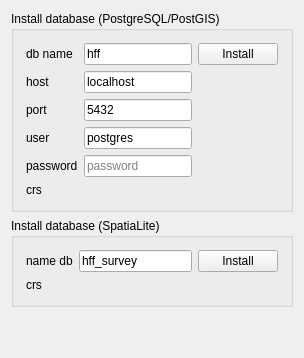
     <widget class="QWidget" name="tab_2">
      <attribute name="title">
       <string>Install layers</string>
      </attribute>
      <layout class="QGridLayout" name="gridLayout_9">
       <item row="0" column="0">
        <widget class="QgsCollapsibleGroupBox" name="groupBox">
         <property name="title">
          <string>Install database (PostgreSQL/PostGIS)</string>
         </property>
         <layout class="QGridLayout" name="gridLayout_7">
          <property name="leftMargin">
           <number>12</number>
          </property>
          <property name="topMargin">
           <number>12</number>
          </property>
          <property name="rightMargin">
           <number>12</number>
          </property>
          <property name="bottomMargin">
           <number>12</number>
          </property>
          <item row="0" column="0">
           <layout class="QGridLayout" name="gridLayout_3">
            <item row="4" column="0">
             <widget class="QLabel" name="label_32">
              <property name="toolTip">
               <string>&lt;html&gt;&lt;head/&gt;&lt;body&gt;&lt;p&gt;&lt;span style=&quot; font-size:10pt;&quot;&gt;puoi inserire il numero di porta differente&lt;/span&gt;&lt;/p&gt;&lt;/body&gt;&lt;/html&gt;</string>
              </property>
              <property name="text">
               <string>password</string>
              </property>
             </widget>
            </item>
            <item row="2" column="1">
             <widget class="QLineEdit" name="lineEdit_port_db">
              <property name="text">
               <string>5432</string>
              </property>
              <property name="placeholderText">
               <string>port (5432)</string>
              </property>
             </widget>
            </item>
            <item row="0" column="3">
             <widget class="QPushButton" name="pushButton_crea_database">
              <property name="enabled">
               <bool>true</bool>
              </property>
              <property name="text">
               <string>Install</string>
              </property>
             </widget>
            </item>
            <item row="5" column="0">
             <widget class="QLabel" name="label_8">
              <property name="text">
               <string>crs</string>
              </property>
             </widget>
            </item>
            <item row="3" column="0">
             <widget class="QLabel" name="label_31">
              <property name="toolTip">
               <string>&lt;html&gt;&lt;head/&gt;&lt;body&gt;&lt;p&gt;&lt;span style=&quot; font-size:10pt;&quot;&gt;puoi inserire il numero di porta differente&lt;/span&gt;&lt;/p&gt;&lt;/body&gt;&lt;/html&gt;</string>
              </property>
              <property name="text">
               <string>user</string>
              </property>
             </widget>
            </item>
            <item row="5" column="1">
             <widget class="QgsProjectionSelectionWidget" name="selectorCrsWidget" native="true"/>
            </item>
            <item row="4" column="1">
             <widget class="QLineEdit" name="lineEdit_db_passwd">
              <property name="text">
               <string/>
              </property>
              <property name="echoMode">
               <enum>QLineEdit::Password</enum>
              </property>
              <property name="placeholderText">
               <string>password</string>
              </property>
             </widget>
            </item>
            <item row="2" column="0">
             <widget class="QLabel" name="label_15">
              <property name="toolTip">
               <string>&lt;html&gt;&lt;head/&gt;&lt;body&gt;&lt;p&gt;&lt;span style=&quot; font-size:10pt;&quot;&gt;puoi inserire il numero di porta differente&lt;/span&gt;&lt;/p&gt;&lt;/body&gt;&lt;/html&gt;</string>
              </property>
              <property name="text">
               <string>port</string>
              </property>
             </widget>
            </item>
            <item row="3" column="1">
             <widget class="QLineEdit" name="lineEdit_db_user">
              <property name="text">
               <string>postgres</string>
              </property>
              <property name="placeholderText">
               <string>user</string>
              </property>
             </widget>
            </item>
            <item row="0" column="1">
             <widget class="QLineEdit" name="lineEdit_dbname">
              <property name="inputMethodHints">
               <set>Qt::ImhNone</set>
              </property>
              <property name="text">
               <string>hff</string>
              </property>
              <property name="dragEnabled">
               <bool>false</bool>
              </property>
              <property name="readOnly">
               <bool>false</bool>
              </property>
              <property name="placeholderText">
               <string>db name</string>
              </property>
             </widget>
            </item>
            <item row="0" column="0">
             <widget class="QLabel" name="label_12">
              <property name="toolTip">
               <string>&lt;html&gt;&lt;head/&gt;&lt;body&gt;&lt;p&gt;&lt;span style=&quot; font-size:10pt;&quot;&gt;Puoi inserire un nome differente da quello presente&lt;/span&gt;&lt;/p&gt;&lt;/body&gt;&lt;/html&gt;</string>
              </property>
              <property name="text">
               <string>db name</string>
              </property>
             </widget>
            </item>
            <item row="1" column="1">
             <widget class="QLineEdit" name="lineEdit_db_host">
              <property name="text">
               <string>localhost</string>
              </property>
              <property name="placeholderText">
               <string>host</string>
              </property>
             </widget>
            </item>
            <item row="1" column="0">
             <widget class="QLabel" name="label_6">
              <property name="text">
               <string>host</string>
              </property>
             </widget>
            </item>
           </layout>
          </item>
         </layout>
        </widget>
       </item>
       <item row="1" column="0">
        <widget class="QgsCollapsibleGroupBox" name="groupBox_2">
         <property name="title">
          <string>Install database (SpatiaLite)</string>
         </property>
         <layout class="QGridLayout" name="gridLayout_8">
          <property name="leftMargin">
           <number>12</number>
          </property>
          <property name="topMargin">
           <number>12</number>
          </property>
          <property name="rightMargin">
           <number>12</number>
          </property>
          <property name="bottomMargin">
           <number>12</number>
          </property>
          <item row="0" column="0">
           <layout class="QGridLayout" name="gridLayout_5">
            <item row="1" column="1">
             <widget class="QgsProjectionSelectionWidget" name="selectorCrsWidget_sl" native="true"/>
            </item>
            <item row="0" column="3">
             <widget class="QPushButton" name="pushButton_crea_database_sl">
              <property name="enabled">
               <bool>true</bool>
              </property>
              <property name="text">
               <string>Install</string>
              </property>
             </widget>
            </item>
            <item row="0" column="1">
             <widget class="QLineEdit" name="lineEdit_dbname_sl">
              <property name="inputMethodHints">
               <set>Qt::ImhNone</set>
              </property>
              <property name="text">
               <string>hff_survey</string>
              </property>
              <property name="dragEnabled">
               <bool>false</bool>
              </property>
              <property name="readOnly">
               <bool>false</bool>
              </property>
              <property name="placeholderText">
               <string>db name</string>
              </property>
             </widget>
            </item>
            <item row="0" column="0">
             <widget class="QLabel" name="label_14">
              <property name="toolTip">
               <string>&lt;html&gt;&lt;head/&gt;&lt;body&gt;&lt;p&gt;&lt;span style=&quot; font-size:10pt;&quot;&gt;Puoi inserire un nome differente da quello presente&lt;/span&gt;&lt;/p&gt;&lt;/body&gt;&lt;/html&gt;</string>
              </property>
              <property name="text">
               <string>name db</string>
              </property>
             </widget>
            </item>
            <item row="1" column="0">
             <widget class="QLabel" name="label_13">
              <property name="text">
               <string>crs</string>
              </property>
             </widget>
            </item>
           </layout>
          </item>
         </layout>
        </widget>
       </item>
       <item row="2" column="0">
        <spacer name="verticalSpacer_2">
         <property name="orientation">
          <enum>Qt::Vertical</enum>
         </property>
         <property name="sizeHint" stdset="0">
          <size>
           <width>20</width>
           <height>40</height>
          </size>
         </property>
        </spacer>
       </item>
      </layout>
     </widget>
